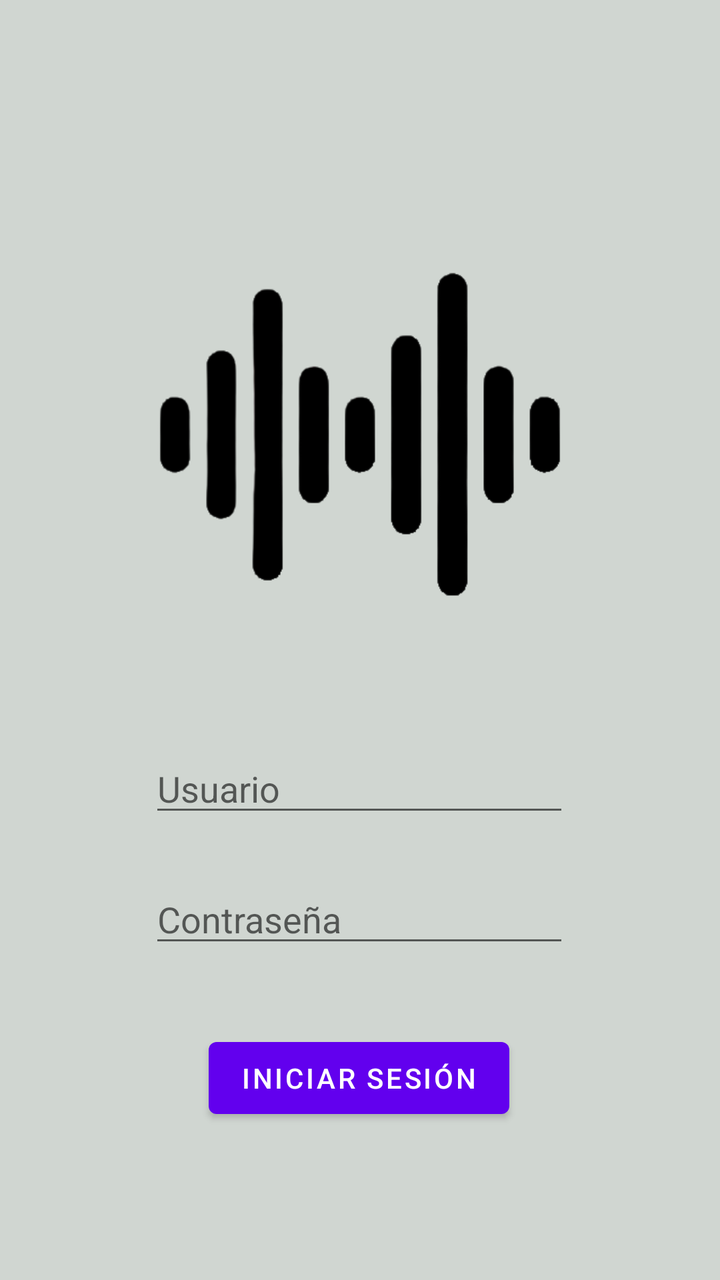
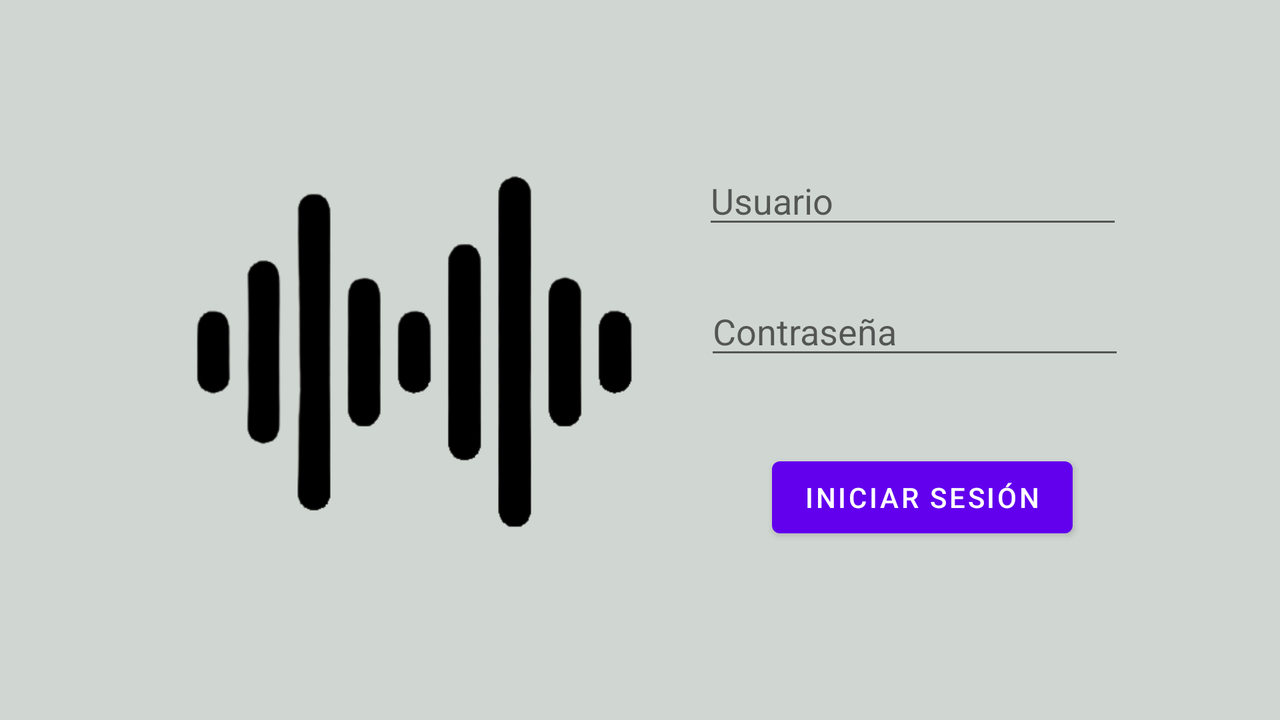

Compare how this app lays out the same screen by default and in its alternative resource folder. The renders come first, then the two layout files and the values they reference.
<!-- AndroidManifest.xml: application theme Theme.Music4LL -->
<!-- res/layout/activity_main.xml -->
<?xml version="1.0" encoding="utf-8"?>
<androidx.constraintlayout.widget.ConstraintLayout xmlns:android="http://schemas.android.com/apk/res/android"
    xmlns:app="http://schemas.android.com/apk/res-auto"
    xmlns:tools="http://schemas.android.com/tools"
    android:layout_width="match_parent"
    android:layout_height="match_parent"
    tools:context=".MainActivity"
    android:background="#d0d6d1">

    <ImageView
        android:id="@+id/imgLogo"
        android:layout_width="wrap_content"
        android:layout_height="wrap_content"
        app:layout_constraintBottom_toTopOf="@+id/button"
        app:layout_constraintEnd_toEndOf="parent"
        app:layout_constraintHorizontal_bias="0.0"
        app:layout_constraintStart_toStartOf="parent"
        app:layout_constraintTop_toTopOf="parent"
        app:layout_constraintVertical_bias="0.245"
        app:srcCompat="@drawable/logo_app" />

    <EditText
        android:id="@+id/userField"
        android:layout_width="wrap_content"
        android:layout_height="wrap_content"
        android:layout_marginTop="372dp"
        android:ems="10"
        android:hint="@string/campoUsuario"
        android:inputType="textPersonName"
        android:text=""
        app:layout_constraintEnd_toEndOf="parent"
        app:layout_constraintHorizontal_bias="0.497"
        app:layout_constraintStart_toStartOf="parent"
        app:layout_constraintTop_toTopOf="parent" />

    <EditText
        android:id="@+id/passwordField"
        android:layout_width="wrap_content"
        android:layout_height="wrap_content"
        android:layout_marginTop="24dp"
        android:ems="10"
        android:hint="@string/campoContrasena"
        android:inputType="textPassword"
        app:layout_constraintEnd_toEndOf="parent"
        app:layout_constraintHorizontal_bias="0.497"
        app:layout_constraintStart_toStartOf="parent"
        app:layout_constraintTop_toBottomOf="@+id/userField" />

    <Button
        android:id="@+id/button"
        android:layout_width="wrap_content"
        android:layout_height="wrap_content"
        android:text="@string/iniciarSesion"
        app:layout_constraintBottom_toBottomOf="parent"
        app:layout_constraintEnd_toEndOf="parent"
        app:layout_constraintHorizontal_bias="0.498"
        app:layout_constraintStart_toStartOf="parent"
        app:layout_constraintTop_toBottomOf="@+id/passwordField"
        app:layout_constraintVertical_bias="0.321" />

</androidx.constraintlayout.widget.ConstraintLayout>
<!-- resources referenced by this layout -->
<resources>
  <!-- drawable logo_app: png bitmap (drawable, 17831 bytes) -->
  <string name="campoContrasena">Contraseña</string>
  <string name="campoUsuario">Usuario</string>
  <string name="iniciarSesion">Iniciar Sesión</string>
  <style name="Theme.Music4LL" parent="Theme.MaterialComponents.DayNight.DarkActionBar">
          
          <item name="colorPrimary">@color/purple_500</item>
          <item name="colorPrimaryVariant">@color/purple_700</item>
          <item name="colorOnPrimary">@color/white</item>
          
          <item name="colorSecondary">@color/teal_200</item>
          <item name="colorSecondaryVariant">@color/teal_700</item>
          <item name="colorOnSecondary">@color/black</item>
          
          <item name="android:statusBarColor">#000000</item>
          
      </style>
</resources>
<!-- res/layout-land/activity_main.xml (the repository's variant of the layout above) -->
<!-- drawn on the phone turned sideways -->
<?xml version="1.0" encoding="utf-8"?>
<androidx.constraintlayout.widget.ConstraintLayout xmlns:android="http://schemas.android.com/apk/res/android"
    xmlns:app="http://schemas.android.com/apk/res-auto"
    xmlns:tools="http://schemas.android.com/tools"
    android:layout_width="match_parent"
    android:layout_height="match_parent"
    tools:context=".MainActivity"
    android:background="#d0d6d1">

    <ImageView
        android:id="@+id/imgLogo"
        android:layout_width="391dp"
        android:layout_height="295dp"
        app:layout_constraintBottom_toBottomOf="parent"
        app:layout_constraintEnd_toEndOf="parent"
        app:layout_constraintHorizontal_bias="0.047"
        app:layout_constraintStart_toStartOf="parent"
        app:layout_constraintTop_toTopOf="parent"
        app:srcCompat="@drawable/logo_app" />

    <EditText
        android:id="@+id/userField"
        android:layout_width="wrap_content"
        android:layout_height="wrap_content"
        android:ems="10"
        android:hint="@string/campoUsuario"
        android:inputType="textPersonName"
        android:text=""
        app:layout_constraintBottom_toBottomOf="parent"
        app:layout_constraintEnd_toEndOf="parent"
        app:layout_constraintHorizontal_bias="0.817"
        app:layout_constraintStart_toStartOf="parent"
        app:layout_constraintTop_toTopOf="parent"
        app:layout_constraintVertical_bias="0.245" />

    <Button
        android:id="@+id/button"
        android:layout_width="wrap_content"
        android:layout_height="wrap_content"
        android:text="@string/iniciarSesion"
        app:layout_constraintBottom_toBottomOf="parent"
        app:layout_constraintEnd_toEndOf="parent"
        app:layout_constraintHorizontal_bias="0.788"
        app:layout_constraintStart_toStartOf="parent"
        app:layout_constraintTop_toBottomOf="@+id/passwordField"
        app:layout_constraintVertical_bias="0.314" />

    <EditText
        android:id="@+id/passwordField"
        android:layout_width="wrap_content"
        android:layout_height="wrap_content"
        android:layout_marginTop="24dp"
        android:ems="10"
        android:hint="@string/campoContrasena"
        android:inputType="textPassword"
        app:layout_constraintEnd_toEndOf="parent"
        app:layout_constraintHorizontal_bias="0.819"
        app:layout_constraintStart_toStartOf="parent"
        app:layout_constraintTop_toBottomOf="@+id/userField" />

</androidx.constraintlayout.widget.ConstraintLayout>
